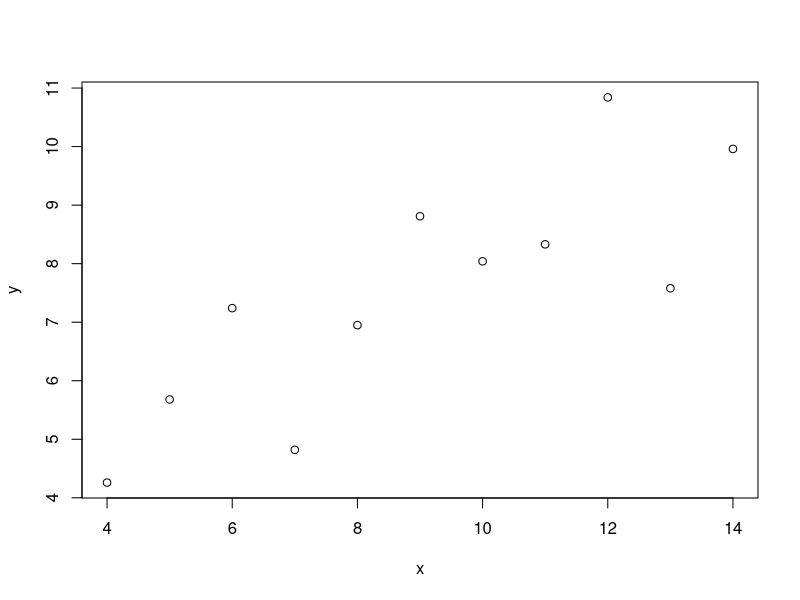
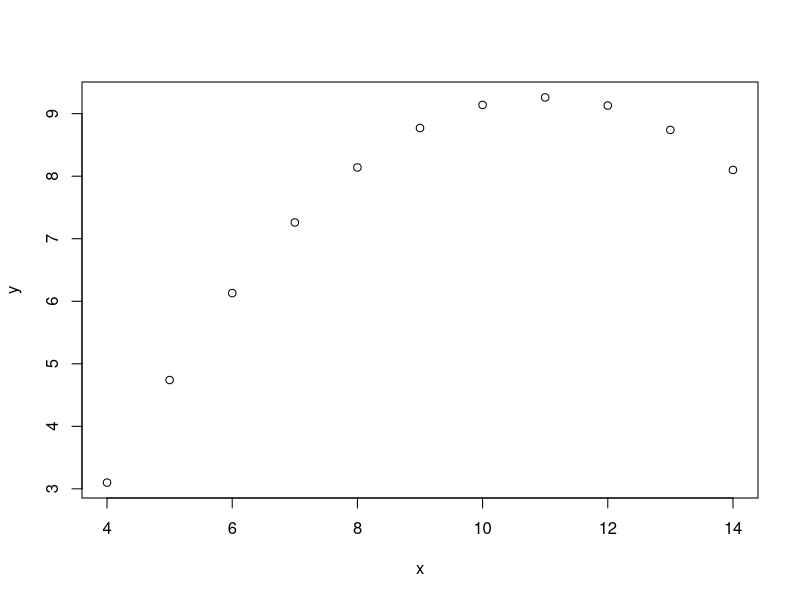
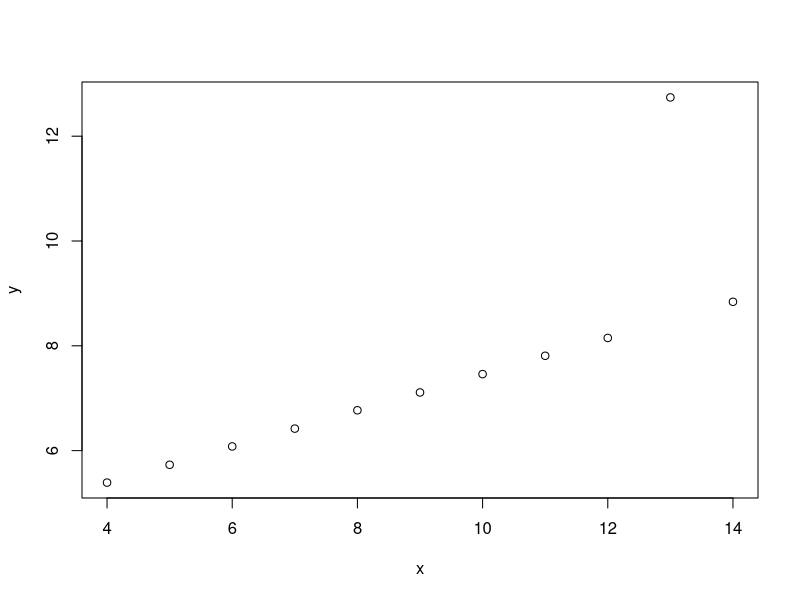
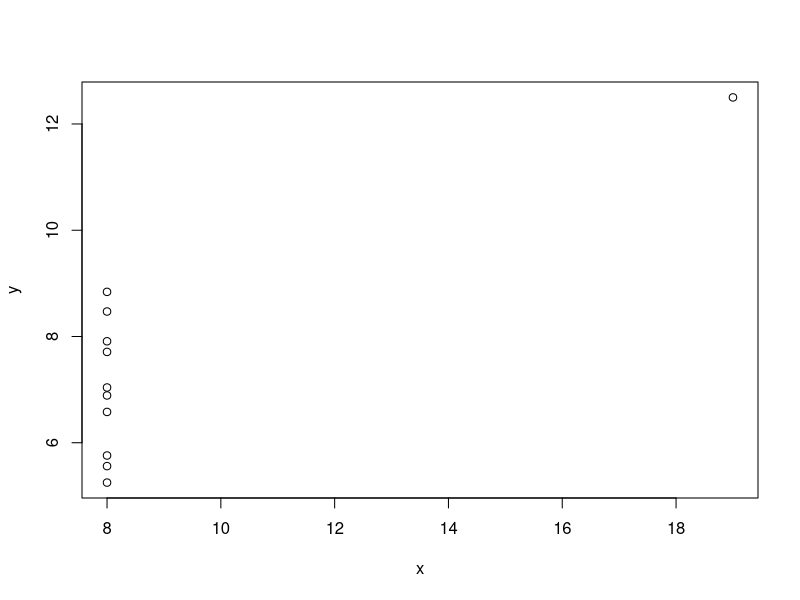
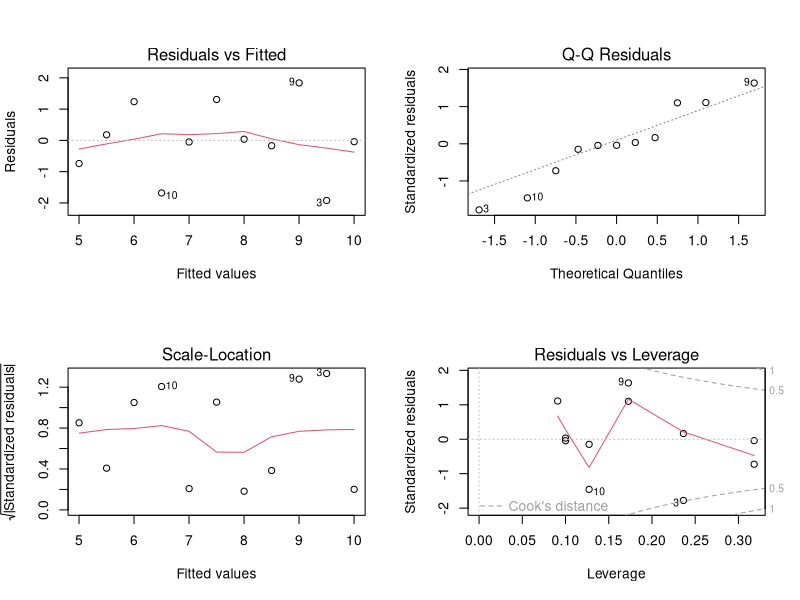
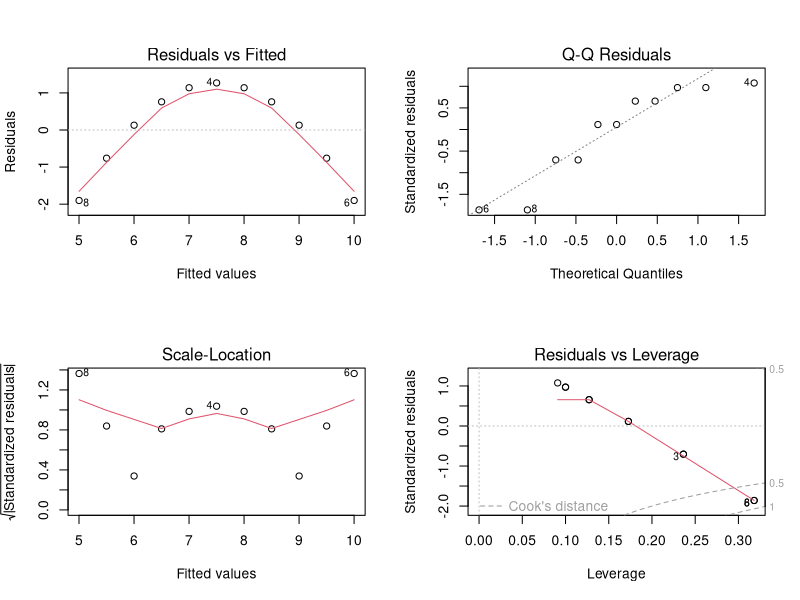
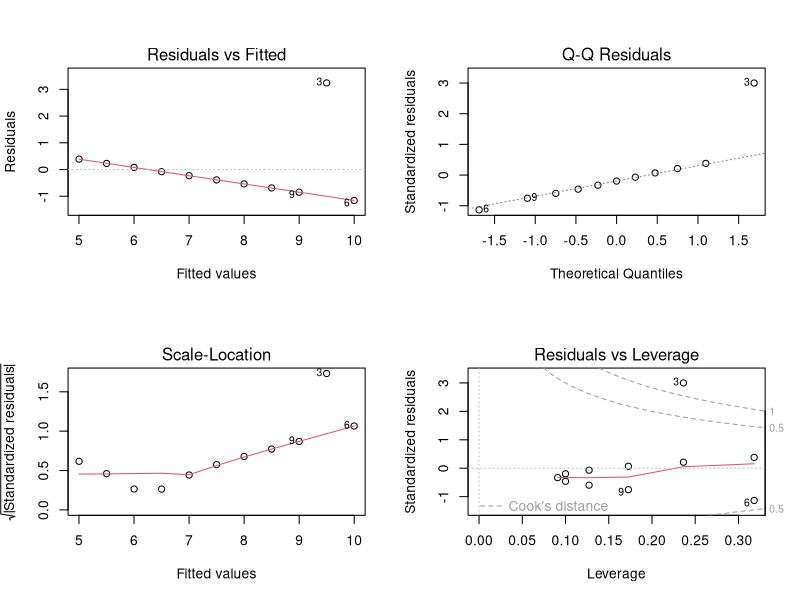
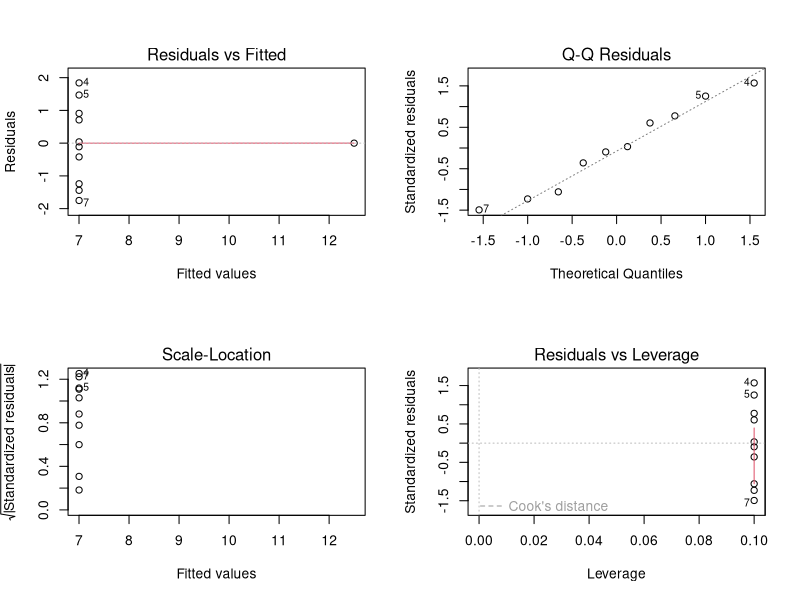

Write the R code that produced these figures, in order.
## ---- chunk 1
knitr::opts_chunk$set(echo = TRUE)
## ---- chunk 2
options(digits=2)
data1 <- data.frame(x=c(10,8,13,9,11,14,6,4,12,7,5),
                    y=c(8.04,6.95,7.58,8.81,8.33,9.96,7.24,4.26,10.84,4.82,5.68))

data2 <- data.frame(x=c(10,8,13,9,11,14,6,4,12,7,5),
                    y=c(9.14,8.14,8.74,8.77,9.26,8.1,6.13,3.1,9.13,7.26,4.74))

data3 <- data.frame(x=c(10,8,13,9,11,14,6,4,12,7,5),
                    y=c(7.46,6.77,12.74,7.11,7.81,8.84,6.08,5.39,8.15,6.42,5.73))

data4 <- data.frame(x=c(8,8,8,8,8,8,8,19,8,8,8),
                    y=c(6.58,5.76,7.71,8.84,8.47,7.04,5.25,12.5,5.56,7.91,6.89))
## ---- chunk 3
mxdata1 <- mean(data1$x)
mydata1 <- mean(data1$y)

mxdata2 <- mean(data2$x)
mydata2 <- mean(data2$y)

mxdata3 <- mean(data3$x)
mydata3 <- mean(data3$y)

mxdata4 <- mean(data4$x)
mydata4 <- mean(data4$y)

summary(data1)
summary(data2)
summary(data3)
summary(data4)
## ---- chunk 4
mdxdata1 <- median(data1$x)
mdydata1 <- median(data1$y)

mdxdata2 <- median(data2$x)
mdydata2 <- median(data2$y)

mdxdata3 <- median(data3$x)
mdydata3 <- median(data3$y)

mdxdata4 <- median(data4$x)
mdydata4 <- median(data4$y)

summary(data1)
summary(data2)
summary(data3)
summary(data4)
## ---- chunk 5
sdxdata1 <- sd(data1$x)
sdydata1 <- sd(data1$y)

sdxdata2 <- sd(data2$x)
sdydata2 <- sd(data2$y)

sdxdata3 <- sd(data3$x)
sdydata3 <- sd(data3$y)

sdxdata4 <- sd(data4$x)
sdydata4 <- sd(data4$y)

summary(data1)
summary(data2)
summary(data3)
summary(data4)
## ---- chunk 6
plot(data1)
cor(data1)
plot(data2)
cor(data2)
plot(data3)
cor(data3)
plot(data4)
cor(data4)
## ---- chunk 7
m1<-lm(y~x,data=data1)
summary(m1)
par(mfrow=c(2,2))
plot(m1)

m2<-lm(y~x,data=data2)
summary(m2)
par(mfrow=c(2,2))
plot(m2)

m3<-lm(y~x,data=data3)
summary(m3)
par(mfrow=c(2,2))
plot(m3)

m4<-lm(y~x,data=data4)
summary(m4)
par(mfrow=c(2,2))
plot(m4)

## ---- chunk 8
summary(m1)$r.squared
summary(m2)$r.squared 
summary(m3)$r.squared 
summary(m4)$r.squared 
## ---- chunk 9
par(mfrow=c(2,2))
plot(data1, main = "Data1")
hist(m1$residuals)
qqnorm(m1$residuals)
qqline(m1$residuals)
## ---- chunk 10
par(mfrow=c(2,2))
plot(data2, main = "Data2")
hist(m2$residuals)
qqnorm(m2$residuals)
qqline(m2$residuals)
## ---- chunk 11
par(mfrow=c(2,2))
plot(data3, main = "Data3")
hist(m3$residuals)
qqnorm(m3$residuals)
qqline(m3$residuals)
## ---- chunk 12
par(mfrow=c(2,2))
plot(data4, main = "Data4")
hist(m4$residuals)
qqnorm(m4$residuals)
qqline(m4$residuals)
